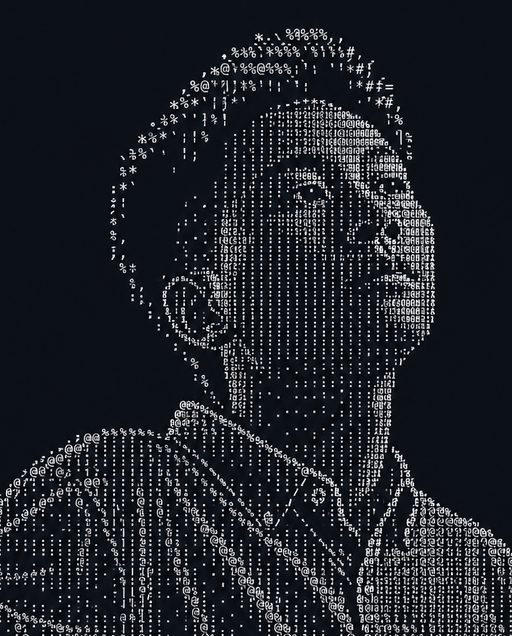
#> input picture assets/portrait-ascii.png, 512 x 636 px
$ python generate_ascii_portrait.py
#> lines starting #> are read from the running program, lines starting #| are printed output that depends on the picture
#!/usr/bin/env python3
"""Generate the animated ASCII portrait embedded in the profile card."""

from __future__ import annotations

from pathlib import Path

from PIL import Image, ImageDraw, ImageEnhance, ImageFont, ImageOps


ROOT = Path(__file__).resolve().parents[1]
SOURCE = ROOT / "assets" / "portrait-ascii.png"
OUTPUT = ROOT / "assets" / "portrait-ascii.gif"
GLYPH_GROUPS = (".,`'", "-_:;", "irs!|", "xXA+=", "253hM", "HGS#9", "B&@%")
CELL_WIDTH = 3
CELL_HEIGHT = 5
FRAME_COUNT = 10


def monospace_font() -> ImageFont.FreeTypeFont | ImageFont.ImageFont:
    # Pillow's bundled font keeps animation output deterministic across runners.
    return ImageFont.load_default(size=5)


def generate() -> None:
    with Image.open(SOURCE) as source:
#> source is the input picture: PIL image 512x636 P; mean R, G, B 30.9, 34.7, 40.4
        gray = source.convert("L")

    columns = gray.width // CELL_WIDTH
#> columns = 170
    rows = gray.height // CELL_HEIGHT
#> rows = 127
    sample = gray.resize((columns, rows), Image.Resampling.BOX)
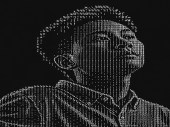
#> sample: PIL image 170x127 L; min 4, max 193, mean 34.2
    sample = ImageOps.autocontrast(sample, cutoff=1)
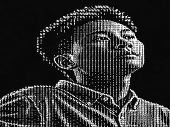
#> sample: PIL image 170x127 L; min 0, max 255, mean 46.8
    sample = ImageEnhance.Contrast(sample).enhance(1.15)
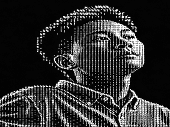
#> sample: PIL image 170x127 L; min 0, max 255, mean 46.2
    cells: list[tuple[int, int, float, str]] = []
    for row in range(rows):
        for column in range(columns):
            level = (sample.getpixel((column, row)) / 255) ** 0.62
            if level < 0.14:
                continue
            group_index = min(len(GLYPH_GROUPS) - 1, int(level * len(GLYPH_GROUPS)))
            cells.append((column, row, level, GLYPH_GROUPS[group_index]))
#> after the loop, cells = 8454 items, first 6: (95, 5, 0.517, 'xXA+='), (96, 5, 0.276, '-_:;'), (97, 5, 0.142, ".,`'"), (98, 5, 0.594, '253hM'), (99, 5, 0.249, '-_:;'), (100, 5, 0.535, 'xXA+=')

    font = monospace_font()
    frames: list[Image.Image] = []

    for frame_index in range(FRAME_COUNT):
        frame = Image.new(
            "RGB",
            (columns * CELL_WIDTH, rows * CELL_HEIGHT),
            "#090d12",
        )
        draw = ImageDraw.Draw(frame)
        for column, row, level, group in cells:
            cell_index = row * columns + column
            glyph = group[(cell_index + frame_index) % len(group)]
            brightness = round(135 + level * 115)
            draw.text(
                (column * CELL_WIDTH, row * CELL_HEIGHT - 1),
                glyph,
                font=font,
                fill=(brightness, brightness, brightness),
            )
        frames.append(frame.quantize(colors=96, method=Image.Quantize.MEDIANCUT))
#> this loop made 10 passes
#> pass 1, in generate, `frame = Image.new( "RGB", (columns * CELL_WIDTH, rows * CELL_HEIGHT), ..`:
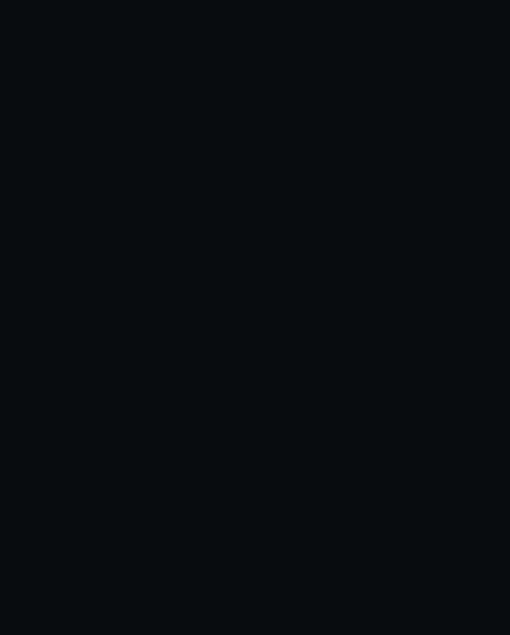
#> frame: PIL image 510x635 RGB; mean R, G, B 9, 13, 18
#> after the loop:
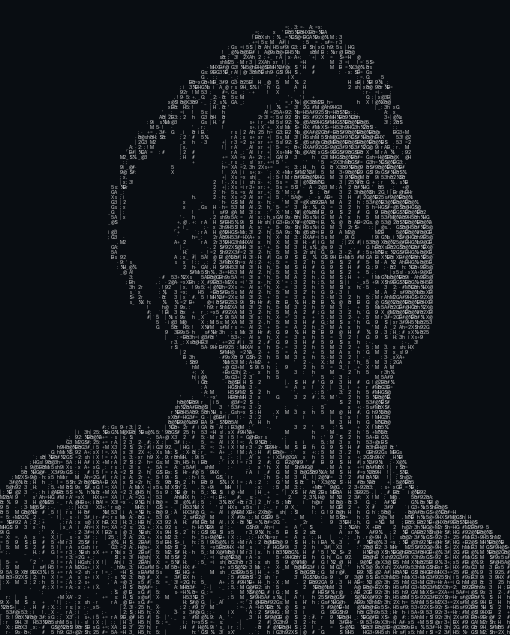
#> frame: PIL image 510x635 RGB; mean R, G, B 24.8, 28.5, 33.1
#> after the loop, frames = 10 items

    frames[0].save(
        OUTPUT,
        save_all=True,
        append_images=frames[1:],
        duration=380,
        loop=0,
        optimize=True,
        disposal=2,
    )
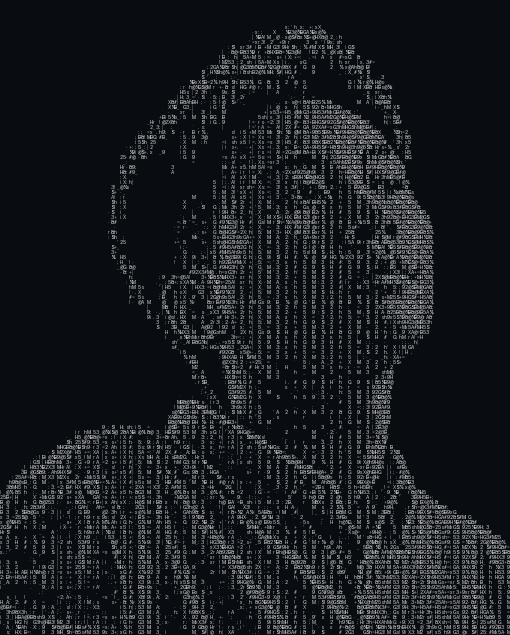
#> saved as portrait-ascii.gif: PIL image 510x635 P; mean R, G, B 24.9, 28.6, 33.2
    print(
        f"Generated {OUTPUT.relative_to(ROOT)} "
        f"({len(frames)} frames, {len(cells)} animated glyphs)"
    )
#| Generated assets/portrait-ascii.gif (10 frames, 8454 animated glyphs)


if __name__ == "__main__":
    generate()
